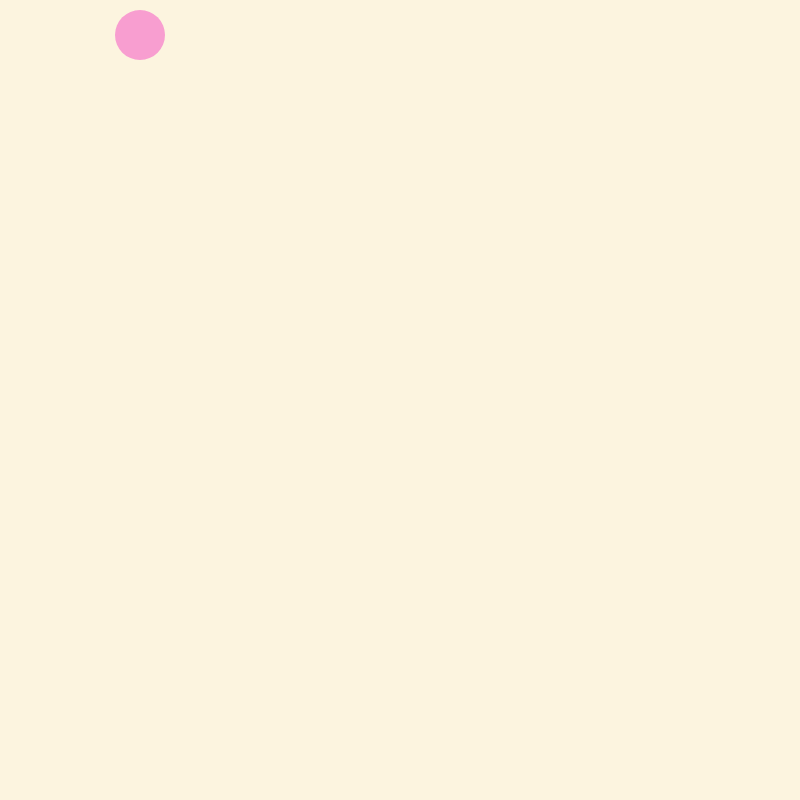
Frame 1 (no input)
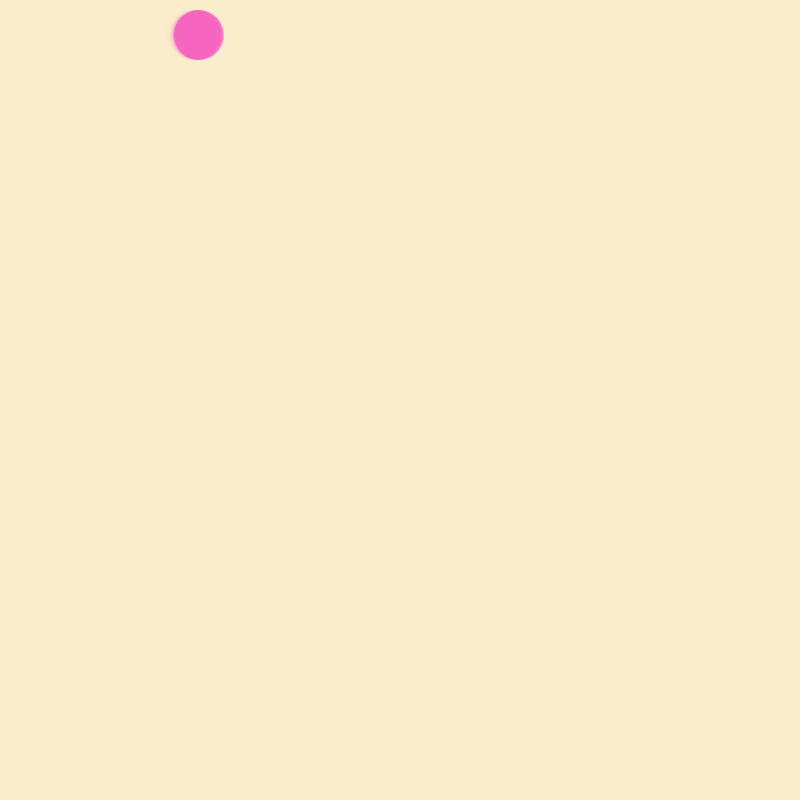
Frame 60 (no input)
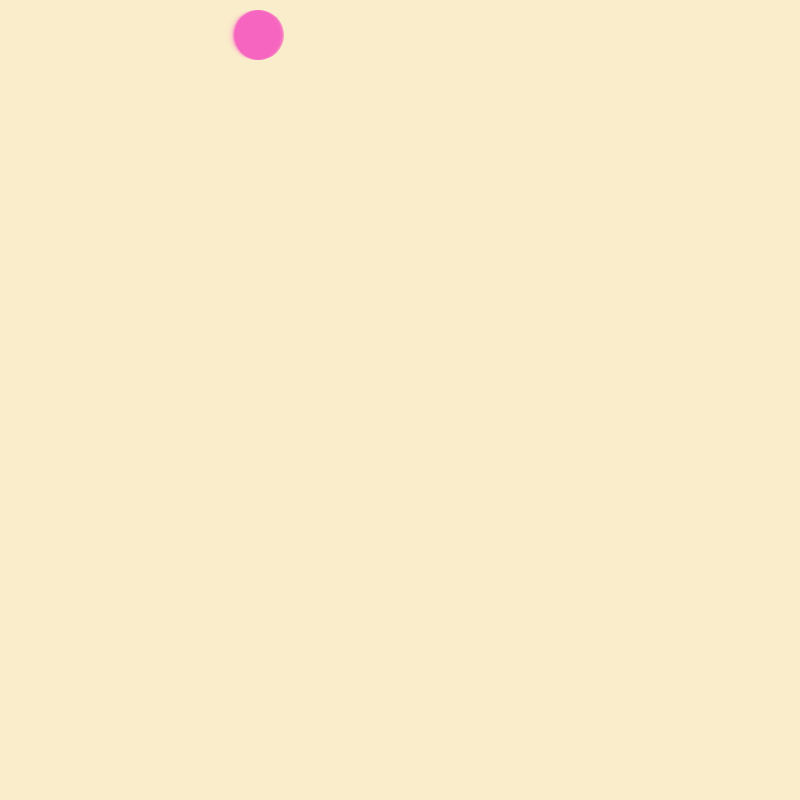
Frame 120 (the mouse pressed at the canvas centre since frame 60)

The p5.js sketch that drew these frames (run headless with seeded random() and noise() and a simulated clock; from frame 60 on, the mouse is pressed at the canvas centre):

// p5.js sketch
// ── sketch.js
// when working in p5.js you always have a libraries folder as well as an index.html file
// the sketch.js is where you write the p5 code but it all works together
// to run your code in the browser you open the index file  

let ash;
let drink;
let sleep;
let rs, gs, bs, os;
let clickCount;
clickCount = 0;
rs = 242;
gs = 15;
bs = 182;
os = 95;

let bed;
let coffee;

let secondTime = false;
let scene_1_run = false;
let scene_2_run = false;

let coworkers = [];
let timeStart;
let c;
let touchesC = false;


function setup(){
  createCanvas(800,800);
  background(250,237, 203, 98);
  ash = new SleepyPerson(140, 35, color(rs, gs, bs, os));
  drink = new Energy(400,185);
  sleep = new Energy(400,335);
  c = new SleepyPerson ()
}

function draw(){
  background(250,237, 203, 98);
  
  // scene 1
  ash.scene_1();


  // scene 2
  //ash.scene_2();
}

function work(){
  timeStart = millis();
  if ((timeStart % 5 == 0) && (coworkers.length <=50)){
    coworkers.push(new SleepyPerson(600,random(150, 700),color(60,177,246,96)));
  }
  for(let i = coworkers.length - 1; i >= 0; i--){
    let c = coworkers[i];
    c.display_coworkers();
  }
}

// ── Energy.js
// this is the class for the recharging things

class Energy{

    constructor(x, y){
        this.x_ = x;
        this.y_ = y;
    }
    
    nighty_night() {
        noStroke();
        //bed
        fill(190,236,255);
        rect(this.x_, this.y_, 100, 50);
        //sheet
        fill(141,157,222);
        rect(this.x_+ 25, this.y_, 75, 50);
        //pillows
        fill(126,193,235);
        rect(this.x_, this.y_, 10, 20);
        rect(this.x_, this.y_ + 25, 10, 20);
        //close legs
        fill(145,82,9);
        rect(this.x_, this.y_ + 50, 15, 15);
        rect(this.x_ + 85, this.y_ + 50, 15, 15);
        //far legs
        fill(143,85,23);
        rect(this.x_+20, this.y_ + 50, 10, 10);
        rect(this.x_ + 70, this.y_ + 50, 10, 10); 
      }

    yum(){
        stroke(0);
        //handle
        noFill();
        strokeWeight(3);
        ellipse(this.x_+ 40, this.y_ - 5, 30, 30);
        //cup
        strokeWeight(2);
        fill(255);
        rect(this.x_ - 40, this.y_ - 40, 80, 100);
        //coffee - mouth part
        fill(112,75,49);
        ellipse(this.x_, this.y_-40, 80, 30);
        //sleeve
        fill(145,82, 9, 57);
        rect(this.x_ - 40, this.y_ + 10, 80, 20);
    }

}
// ── People.js
// this is the class for the charachters used in the script

class SleepyPerson{

    // variables need this.
    constructor(x, y, s){
      this.x_ = x;
      this.y_ = y;
      this.s_ = s;
    }
    // this. allows for a varaible accross a class in various methods so it can be seen 
    // this is a method. something the objects can do
    display(s_) {
      noStroke();
      fill(s_);
      ellipse(this.x_, this.y_, 50, 50);
      
    }
  
    move() {
      this.x_ = this.x_+1;
      if(this.x_ > width){
        clickCount ++
        this.x_ = 140;
        this.y_ = this.y_ + 150;
        if(this.y_ >= 700){
          this.y_ = 35;
          this.secondTime = true;
        }
      }
    }
  
    // the color fades as the character looses energy through doing things 
    // clickCount = 0 -> fully energized 
    // clickCount = 4 -> fully drained 
    fade() {
      if(clickCount <= 5){
        if (clickCount == 0){
          rs = 242;
          gs = 15;
          bs = 182;
          os = 95;
        }
        if (clickCount == 1){
          rs = 230;
          gs = 14;
          bs = 172;
          os = 90;
        }
        else if (clickCount == 2){
          rs = 204;
          gs = 12;
          bs = 153;
          os = 80;
        }
        else if (clickCount == 3){
          rs = 166;
          gs = 10;
          bs = 124;
          os = 65;
        }
        else if (clickCount == 4){
          rs = 102;
          gs = 6;
          bs = 76;
          os = 40;
        }
      }
  
    } 

    // brings the coffee cup up after the second pass through the screen
    // when ash hits the coffee cup their energy is restored and they continue to move across the screen
    scene_1_changes(){
      if(this.secondTime == true){
        drink.yum();
        if ((this.x_ >= 400) && (this.y_ >= 185)) {
          clickCount = 0;
          this.display(color(rs, gs, bs, os));
          this.secondTime = false;
        }
      }
    }

    scene_1(){
      this.display(color(rs, gs, bs, os));
      this.fade();
      this.move();
      this.scene_1_changes();
      scene_1_run = true;
    }

    reset_scene(){
      clickCount = 0;
      this.display(color(rs, gs, bs, os));
      this.x_ = 140;
      this.y_ = 35;
    }


    display_coworkers(){
      noStroke();
      fill(this.s_);
      ellipse(this.x_, this.y_, 50, 50);
    }

    move_2(){
      this.x_ = this.x_+1;
      if(this.x_ > width){
        this.x_ = 140;
        this.y_ = this.y_ + 150;
        if(this.y_ >= 700){
          this.y_ = 35;
          this.secondTime = true;
        }
      }
    }

    scene_2_changes(){
      if((touchesC == true)&&(secondTime == true)){
        sleep.nighty_night();
        if ((this.x_ >= 400) && (this.y_ >= 335)) {
          clickCount = 0;
          this.display(color(rs, gs, bs, os));
          this.secondTime = false;
        }
      }
    }

    checkTouch(){
      for(let i = coworkers.length - 1; i >= 0; i--){
        let h = coworkers[i];
        if ((h.y == this.y_)&& (this.y == 600)){
          clickCount ++;
        }
        if(clickCount >= 5){
          touchesC = true;
        }
      }
    }

    scene_2(){
      this.display(color(rs, gs, bs, os));
      this.move_2();
      work();
      this.scene_2_changes();
      scene_2_run = true;
    }
  }

  
